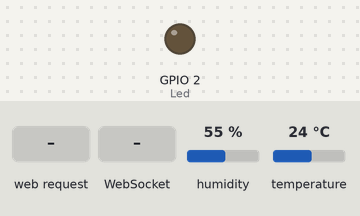
This sketch was run on a simulated ESP32. Parts: output pins drawn as LEDs (lit = HIGH). The test bench sets the inputs (shaded band); at power-on: humidity 55 %, temperature 24 °C. WiFi joins after 1.5 s; servers stay silent unless stated; storage starts empty; what the sketch prints to the serial monitor is not drawn.

Above: at 2.7 s.
2.8 s: HTTP request GET /led/on received
At 4.0 s:
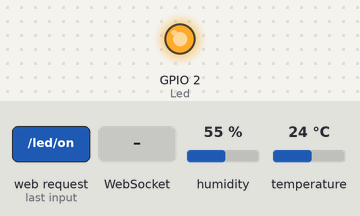
4.3 s: WebSocket text "1" received
At 5.6 s:
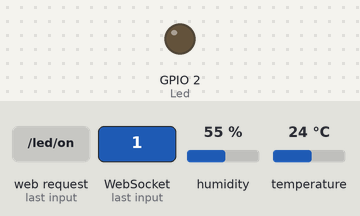
Timing chart, 0 to 7.3 s (numbered marks = the images above; inputs shaded):
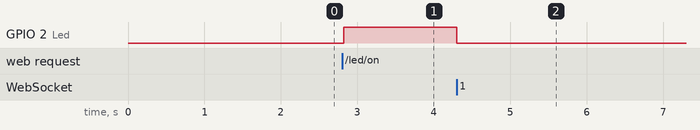

Measured:
- after the input at 2.8 s, GPIO 2 (Led): LOW → HIGH at once
- after the input at 4.3 s, GPIO 2 (Led): HIGH → LOW at once

The sketch:

DHTesp.ino
```cpp
#include "WiFi.hpp"
#include "DHTesp.hpp"
#include "ESPAsyncWebServer.hpp"
#include "WebSocketsServerJsonDHTesp.hpp"


void setup() {
  Serial.begin(115200);
  pinMode(Led, OUTPUT);
  initDHT ();

  initWiFiStation ();
  initESPAsyncWebServer ();
  initWebSocketsServer ();
}

void loop() {
  websockets.loop();
}
```

DHTesp.hpp
```cpp
#include "DHTesp.h"

#define DHT_PIN 15

DHTesp dhtSensor;

void initDHT () {
  dhtSensor.setup(DHT_PIN, DHTesp::DHT22);
}

void dataDHT () {
  TempAndHumidity  data = dhtSensor.getTempAndHumidity();
  Serial.println("Temperatura: " + String(data.temperature, 2) + "°C");
  Serial.println("Humedad: " + String(data.humidity, 1) + "%");
  Serial.println("---");
  delay(1000);
}
```

ESPAsyncWebServer.hpp
```cpp
// Descarga la herramienta Sketch Data Upload
// https://github.com/me-no-dev/arduino-esp32fs-plugin/releases/

// Biblotecas
#include "ESPAsyncWebServer.h"
#include "SPIFFS.h"

#define Led 2

// Instancia / constructor
AsyncWebServer server(80);

// Funciones / métodos
void initESPAsyncWebServer (){
  // Initialize SPIFFS
  if(!SPIFFS.begin(true)){
    Serial.println("A ocurrido un error al montando SPIFFS");
    return;
  }
  server.begin();
  server.on("/", HTTP_GET, [](AsyncWebServerRequest * request) {
    request->send(SPIFFS, "/index.html", "text/html");
    });
  server.on("/led/on", HTTP_GET, [](AsyncWebServerRequest * request) {
    digitalWrite(Led, HIGH);
    request->send(SPIFFS, "/index.html", "text/html");
    });
  server.on("/led/off", HTTP_GET, [](AsyncWebServerRequest * request) {
    digitalWrite(Led, LOW);
    request->send(SPIFFS, "/index.html", "text/html");
    });
}
```

WebSocketsServerJsonDHTesp.hpp
```cpp
// Bibliotecas
#include <WebSocketsServer.h>
#include <ArduinoJson.h>
#include <Ticker.h>

// Configuración
#define Led 2

void enviarDatosSensorWebsockets ();

// Instancia / constructor
WebSocketsServer websockets(81);
Ticker timer;

// Funciones / Métodos
void webSocketEvent(uint8_t num, WStype_t type, uint8_t * payload, size_t length) {
  switch (type) {
    case WStype_DISCONNECTED:
      Serial.printf("[%u] ¡Desconectado!\n", num);
      break;
    case WStype_CONNECTED: {
        IPAddress ip = websockets.remoteIP(num);
        Serial.printf("[%u] Conectado en %d.%d.%d.%d url: %s\n", num, ip[0], ip[1], ip[2], ip[3], payload);
      }
      break;
    case WStype_TEXT:
      Serial.printf("[%u] Texto: %s\n", num, payload);
      String mensaje = String((char*)( payload));
      Serial.println(mensaje);
      DynamicJsonDocument doc(200); // documento (capacidad)
      DeserializationError error = deserializeJson(doc, mensaje);
        if (error) {
        Serial.print("deserializeJson() failed: ");
        Serial.println(error.c_str());
        return;
        }
      int estadoLed = doc["Led"]; // el estado será de 0 o 1
      digitalWrite(Led,estadoLed);
      }
}

void enviarDatosSensorWebsockets () {
  TempAndHumidity  data = dhtSensor.getTempAndHumidity();
  float t = data.temperature;
  float h = data.humidity;
  if (isnan(h) || isnan(t) ) {
    Serial.println(F("Fallo de lectura en sensor BME280!"));
    return;
    }
  String JSON_Data = "{\"temp\":";
         JSON_Data += t;
         JSON_Data += ",\"hum\":";
         JSON_Data += h;
         JSON_Data += "}";
   Serial.println(JSON_Data);
   websockets.broadcastTXT(JSON_Data);  // envia datos a todos los clientes conectados
}

void initWebSocketsServer () {
  websockets.begin();
  websockets.onEvent(webSocketEvent);
  timer.attach(5,enviarDatosSensorWebsockets);
}
```

WiFi.hpp
```cpp
// Biblioteca
#include <WiFi.h>

const char* nombre_red = "studio";
const char* contrasena = "88888888";

// Función / método
void initWiFiAccessPoint () {
  WiFi.softAP(nombre_red, contrasena);
  Serial.println("soft Access Point: ");
  Serial.println(WiFi.softAPIP());
}

void initWiFiStation () {
  WiFi.begin(nombre_red, contrasena);
  Serial.print("Conectando...");
  while (WiFi.status() != WL_CONNECTED)
  {
    delay(500);
    Serial.print(".");
  }
  Serial.println();
  Serial.print("Conectado, dirección IP: ");
  Serial.println(WiFi.localIP());
}

void initWiFiAccessPointStation () {
 WiFi.mode(WIFI_AP_STA);
  WiFi.begin( nombre_red, contrasena );
  while (WiFi.status() != WL_CONNECTED) {
    delay(1000);
    Serial.println("¡Conectando en modo estación!");
  }
  Serial.print("Dirección IP: ");
  Serial.println(WiFi.localIP());
  Serial.println();
}
```
